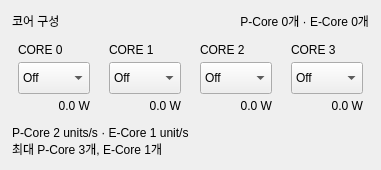
           <widget class="QFrame" name="cores_card">
            <property name="role" stdset="0">
             <string>card</string>
            </property>
            <property name="frameShape">
             <enum>QFrame::NoFrame</enum>
            </property>
            <layout class="QVBoxLayout" name="cores_layout">
             <property name="leftMargin">
              <number>12</number>
             </property>
             <property name="topMargin">
              <number>12</number>
             </property>
             <property name="rightMargin">
              <number>12</number>
             </property>
             <property name="bottomMargin">
              <number>12</number>
             </property>
             <property name="spacing">
              <number>7</number>
             </property>
             <item>
              <layout class="QHBoxLayout" name="cores_header" stretch="0,1">
               <property name="leftMargin">
                <number>0</number>
               </property>
               <property name="topMargin">
                <number>0</number>
               </property>
               <property name="rightMargin">
                <number>0</number>
               </property>
               <property name="bottomMargin">
                <number>0</number>
               </property>
               <property name="spacing">
                <number>8</number>
               </property>
               <item>
                <widget class="QLabel" name="lb_cores_title">
                 <property name="role" stdset="0">
                  <string>section_title</string>
                 </property>
                 <property name="text">
                  <string>코어 구성</string>
                 </property>
                </widget>
               </item>
               <item>
                <widget class="QLabel" name="lb_core">
                 <property name="role" stdset="0">
                  <string>muted</string>
                 </property>
                 <property name="text">
                  <string>P-Core 0개 · E-Core 0개</string>
                 </property>
                 <property name="wordWrap">
                  <bool>false</bool>
                 </property>
                 <property name="alignment">
                  <set>Qt::AlignRight|Qt::AlignVCenter</set>
                 </property>
                </widget>
               </item>
              </layout>
             </item>
             <item>
              <layout class="QGridLayout" name="core_grid">
               <property name="leftMargin">
                <number>0</number>
               </property>
               <property name="topMargin">
                <number>0</number>
               </property>
               <property name="rightMargin">
                <number>0</number>
               </property>
               <property name="bottomMargin">
                <number>0</number>
               </property>
               <property name="spacing">
                <number>7</number>
               </property>
               <item row="0" column="0">
                <widget class="QFrame" name="gb_core0">
                 <property name="role" stdset="0">
                  <string>core</string>
                 </property>
                 <property name="frameShape">
                  <enum>QFrame::NoFrame</enum>
                 </property>
                 <layout class="QVBoxLayout" name="core0_layout">
                  <property name="leftMargin">
                   <number>6</number>
                  </property>
                  <property name="topMargin">
                   <number>6</number>
                  </property>
                  <property name="rightMargin">
                   <number>6</number>
                  </property>
                  <property name="bottomMargin">
                   <number>6</number>
                  </property>
                  <property name="spacing">
                   <number>5</number>
                  </property>
                  <item>
                   <widget class="QLabel" name="lb_core0_title">
                    <property name="role" stdset="0">
                     <string>eyebrow</string>
                    </property>
                    <property name="text">
                     <string>CORE 0</string>
                    </property>
                   </widget>
                  </item>
                  <item>
                   <widget class="QComboBox" name="cb_core0">
                    <item>
                     <property name="text">
                      <string>Off</string>
                     </property>
                    </item>
                    <item>
                     <property name="text">
                      <string>P-Core</string>
                     </property>
                    </item>
                    <item>
                     <property name="text">
                      <string>E-Core</string>
                     </property>
                    </item>
                    <property name="sizePolicy">
                     <sizepolicy hsizetype="Ignored" vsizetype="Preferred">
                      <horstretch>0</horstretch>
                      <verstretch>0</verstretch>
                     </sizepolicy>
                    </property>
                    <property name="minimumSize">
                     <size>
                      <width>72</width>
                      <height>32</height>
                     </size>
                    </property>
                   </widget>
                  </item>
                  <item>
                   <widget class="QLabel" name="label_3">
                    <property name="role" stdset="0">
                     <string>core_power</string>
                    </property>
                    <property name="text">
                     <string>0.0 W</string>
                    </property>
                    <property name="alignment">
                     <set>Qt::AlignRight|Qt::AlignVCenter</set>
                    </property>
                   </widget>
                  </item>
                 </layout>
                </widget>
               </item>
               <item row="0" column="1">
                <widget class="QFrame" name="gb_core1">
                 <property name="role" stdset="0">
                  <string>core</string>
                 </property>
                 <property name="frameShape">
                  <enum>QFrame::NoFrame</enum>
                 </property>
                 <layout class="QVBoxLayout" name="core1_layout">
                  <property name="leftMargin">
                   <number>6</number>
                  </property>
                  <property name="topMargin">
                   <number>6</number>
                  </property>
                  <property name="rightMargin">
                   <number>6</number>
                  </property>
                  <property name="bottomMargin">
                   <number>6</number>
                  </property>
                  <property name="spacing">
                   <number>5</number>
                  </property>
                  <item>
                   <widget class="QLabel" name="lb_core1_title">
                    <property name="role" stdset="0">
                     <string>eyebrow</string>
                    </property>
                    <property name="text">
                     <string>CORE 1</string>
                    </property>
                   </widget>
                  </item>
                  <item>
                   <widget class="QComboBox" name="cb_core1">
                    <item>
                     <property name="text">
                      <string>Off</string>
                     </property>
                    </item>
                    <item>
                     <property name="text">
                      <string>P-Core</string>
                     </property>
                    </item>
                    <item>
                     <property name="text">
                      <string>E-Core</string>
                     </property>
                    </item>
                    <property name="sizePolicy">
                     <sizepolicy hsizetype="Ignored" vsizetype="Preferred">
                      <horstretch>0</horstretch>
                      <verstretch>0</verstretch>
                     </sizepolicy>
                    </property>
                    <property name="minimumSize">
                     <size>
                      <width>72</width>
                      <height>32</height>
                     </size>
                    </property>
                   </widget>
                  </item>
                  <item>
                   <widget class="QLabel" name="label_5">
                    <property name="role" stdset="0">
                     <string>core_power</string>
                    </property>
                    <property name="text">
                     <string>0.0 W</string>
                    </property>
                    <property name="alignment">
                     <set>Qt::AlignRight|Qt::AlignVCenter</set>
                    </property>
                   </widget>
                  </item>
                 </layout>
                </widget>
               </item>
               <item row="0" column="2">
                <widget class="QFrame" name="gb_core2">
                 <property name="role" stdset="0">
                  <string>core</string>
                 </property>
                 <property name="frameShape">
                  <enum>QFrame::NoFrame</enum>
                 </property>
                 <layout class="QVBoxLayout" name="core2_layout">
                  <property name="leftMargin">
                   <number>6</number>
                  </property>
                  <property name="topMargin">
                   <number>6</number>
                  </property>
                  <property name="rightMargin">
                   <number>6</number>
                  </property>
                  <property name="bottomMargin">
                   <number>6</number>
                  </property>
                  <property name="spacing">
                   <number>5</number>
                  </property>
                  <item>
                   <widget class="QLabel" name="lb_core2_title">
                    <property name="role" stdset="0">
                     <string>eyebrow</string>
                    </property>
                    <property name="text">
                     <string>CORE 2</string>
                    </property>
                   </widget>
                  </item>
                  <item>
                   <widget class="QComboBox" name="cb_core2">
                    <item>
                     <property name="text">
                      <string>Off</string>
                     </property>
                    </item>
                    <item>
                     <property name="text">
                      <string>P-Core</string>
                     </property>
                    </item>
                    <item>
                     <property name="text">
                      <string>E-Core</string>
                     </property>
                    </item>
                    <property name="sizePolicy">
                     <sizepolicy hsizetype="Ignored" vsizetype="Preferred">
                      <horstretch>0</horstretch>
                      <verstretch>0</verstretch>
                     </sizepolicy>
                    </property>
                    <property name="minimumSize">
                     <size>
                      <width>72</width>
                      <height>32</height>
                     </size>
                    </property>
                   </widget>
                  </item>
                  <item>
                   <widget class="QLabel" name="label_8">
                    <property name="role" stdset="0">
                     <string>core_power</string>
                    </property>
                    <property name="text">
                     <string>0.0 W</string>
                    </property>
                    <property name="alignment">
                     <set>Qt::AlignRight|Qt::AlignVCenter</set>
                    </property>
                   </widget>
                  </item>
                 </layout>
                </widget>
               </item>
               <item row="0" column="3">
                <widget class="QFrame" name="gb_core3">
                 <property name="role" stdset="0">
                  <string>core</string>
                 </property>
                 <property name="frameShape">
                  <enum>QFrame::NoFrame</enum>
                 </property>
                 <layout class="QVBoxLayout" name="core3_layout">
                  <property name="leftMargin">
                   <number>6</number>
                  </property>
                  <property name="topMargin">
                   <number>6</number>
                  </property>
                  <property name="rightMargin">
                   <number>6</number>
                  </property>
                  <property name="bottomMargin">
                   <number>6</number>
                  </property>
                  <property name="spacing">
                   <number>5</number>
                  </property>
                  <item>
                   <widget class="QLabel" name="lb_core3_title">
                    <property name="role" stdset="0">
                     <string>eyebrow</string>
                    </property>
                    <property name="text">
                     <string>CORE 3</string>
                    </property>
                   </widget>
                  </item>
                  <item>
                   <widget class="QComboBox" name="cb_core3">
                    <item>
                     <property name="text">
                      <string>Off</string>
                     </property>
                    </item>
                    <item>
                     <property name="text">
                      <string>P-Core</string>
                     </property>
                    </item>
                    <item>
                     <property name="text">
                      <string>E-Core</string>
                     </property>
                    </item>
                    <property name="sizePolicy">
                     <sizepolicy hsizetype="Ignored" vsizetype="Preferred">
                      <horstretch>0</horstretch>
                      <verstretch>0</verstretch>
                     </sizepolicy>
                    </property>
                    <property name="minimumSize">
                     <size>
                      <width>72</width>
                      <height>32</height>
                     </size>
                    </property>
                   </widget>
                  </item>
                  <item>
                   <widget class="QLabel" name="label_9">
                    <property name="role" stdset="0">
                     <string>core_power</string>
                    </property>
                    <property name="text">
                     <string>0.0 W</string>
                    </property>
                    <property name="alignment">
                     <set>Qt::AlignRight|Qt::AlignVCenter</set>
                    </property>
                   </widget>
                  </item>
                 </layout>
                </widget>
               </item>
              </layout>
             </item>
             <item>
              <widget class="QLabel" name="lb_core_model">
               <property name="role" stdset="0">
                <string>muted</string>
               </property>
               <property name="text">
                <string>P-Core 2 units/s · E-Core 1 unit/s
최대 P-Core 3개, E-Core 1개</string>
               </property>
               <property name="wordWrap">
                <bool>true</bool>
               </property>
               <property name="visible">
                <bool>false</bool>
               </property>
              </widget>
             </item>
            </layout>
            <property name="toolTip">
             <string>P-Core: 2 work units/s, 최대 3개
E-Core: 1 work unit/s, 최대 1개</string>
            </property>
           </widget>
